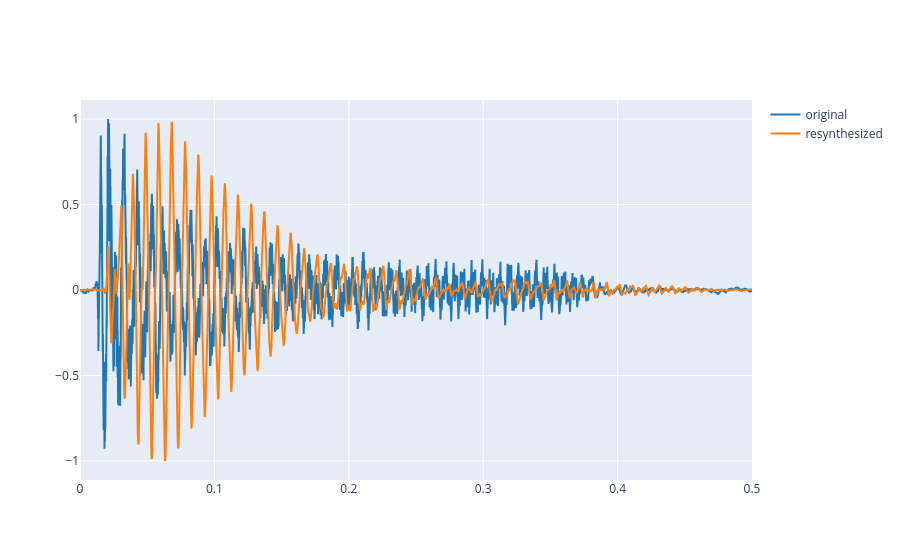

The notebook cell saved with this chart:
### Markdown cell above
### 2.1 Resynthesize the reference sound

Now you should reconstruct your reference sound based on the analysis done in 1.2

### Code cell
# Convert the list of envelopes from Section 1.1 into the expected array
reference_envelope_array = np.array(ref_envelopes)

# Rebuild the reference signal from the envelopes extracted in section 1.
# This cell uses the reference signal and envelopes from the analysis cell.

signal_to_resynthesize = reference_signal
signal_length = len(signal_to_resynthesize)
t_resynth = np.arange(signal_length) / fs

resynthesized = np.zeros_like(signal_to_resynthesize)
for harmonic_index, envelope in enumerate(reference_envelope_array, start=1):
    component = (
        envelope[:signal_length]
        * np.cos(
            2 * np.pi * harmonic_index * f0_2 * t_resynth
            + harmonic_index * phi
            - (harmonic_index - 1) * np.pi / 2
        )
    )
    resynthesized += component

resynthesized = resynthesized / np.max(np.abs(resynthesized))

display(Audio(signal_to_resynthesize, rate=fs))
display(Audio(resynthesized, rate=fs))
plot_signals(
    [signal_to_resynthesize, resynthesized],
    fs,
    t_start=0,
    t_end=min(0.5, signal_length / fs),
    name=["original", "resynthesized"],
)

### Figure 1 — Plotly figure (JSON) as saved in the notebook; plotly's stock layout.template omitted (floating-point values rounded to 4 significant figures; data arrays with more than 128 entries replaced by an {"elided": "..."} marker saying what was removed)
{"data": [{"line": {"color": "#1f77b4", "shape": "linear"}, "mode": "lines", "name": "original", "type": "scatter", "x": {"elided": "22050 float values"}, "y": {"elided": "22050 float values"}}, {"line": {"color": "#ff7f0e", "shape": "linear"}, "mode": "lines", "name": "resynthesized", "type": "scatter", "x": {"elided": "22050 float values"}, "y": {"elided": "22050 float values"}}], "layout": {}}
